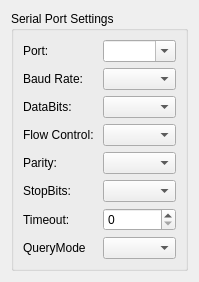
<?xml version="1.0" encoding="UTF-8"?>
<ui version="4.0">
 <class>SerialPortConfig</class>
 <widget class="QWidget" name="SerialPortConfig">
  <property name="geometry">
   <rect>
    <x>0</x>
    <y>0</y>
    <width>199</width>
    <height>264</height>
   </rect>
  </property>
  <property name="windowTitle">
   <string>Form</string>
  </property>
  <layout class="QGridLayout" name="gridLayout_3">
   <item row="0" column="0">
    <widget class="QGroupBox" name="groupBox">
     <property name="title">
      <string>Serial Port Settings</string>
     </property>
     <layout class="QGridLayout" name="gridLayout_2">
      <item row="0" column="0">
       <layout class="QGridLayout" name="gridLayout">
        <item row="5" column="1">
         <widget class="QComboBox" name="stopBitsCombo"/>
        </item>
        <item row="6" column="1">
         <widget class="QSpinBox" name="timeoutSpin">
          <property name="sizePolicy">
           <sizepolicy hsizetype="Preferred" vsizetype="Fixed">
            <horstretch>0</horstretch>
            <verstretch>0</verstretch>
           </sizepolicy>
          </property>
         </widget>
        </item>
        <item row="0" column="1">
         <widget class="QComboBox" name="portCombo">
          <property name="editable">
           <bool>true</bool>
          </property>
         </widget>
        </item>
        <item row="0" column="0">
         <widget class="QLabel" name="label">
          <property name="text">
           <string>Port:</string>
          </property>
         </widget>
        </item>
        <item row="1" column="1">
         <widget class="QComboBox" name="baudRateCombo"/>
        </item>
        <item row="1" column="0">
         <widget class="QLabel" name="label_2">
          <property name="text">
           <string>Baud Rate:</string>
          </property>
         </widget>
        </item>
        <item row="2" column="1">
         <widget class="QComboBox" name="dataBitsCombo"/>
        </item>
        <item row="2" column="0">
         <widget class="QLabel" name="label_3">
          <property name="text">
           <string>DataBits:</string>
          </property>
         </widget>
        </item>
        <item row="4" column="1">
         <widget class="QComboBox" name="parityCombo"/>
        </item>
        <item row="4" column="0">
         <widget class="QLabel" name="label_4">
          <property name="text">
           <string>Parity:</string>
          </property>
         </widget>
        </item>
        <item row="5" column="0">
         <widget class="QLabel" name="label_5">
          <property name="text">
           <string>StopBits:</string>
          </property>
         </widget>
        </item>
        <item row="6" column="0">
         <widget class="QLabel" name="label_6">
          <property name="text">
           <string>Timeout:</string>
          </property>
         </widget>
        </item>
        <item row="7" column="1">
         <widget class="QComboBox" name="queryModeCombo"/>
        </item>
        <item row="7" column="0">
         <widget class="QLabel" name="label_7">
          <property name="text">
           <string>QueryMode</string>
          </property>
         </widget>
        </item>
        <item row="3" column="0">
         <widget class="QLabel" name="label_8">
          <property name="text">
           <string>Flow Control:</string>
          </property>
         </widget>
        </item>
        <item row="3" column="1">
         <widget class="QComboBox" name="flowControlCombo"/>
        </item>
       </layout>
      </item>
     </layout>
    </widget>
   </item>
  </layout>
 </widget>
 <resources/>
 <connections/>
</ui>
